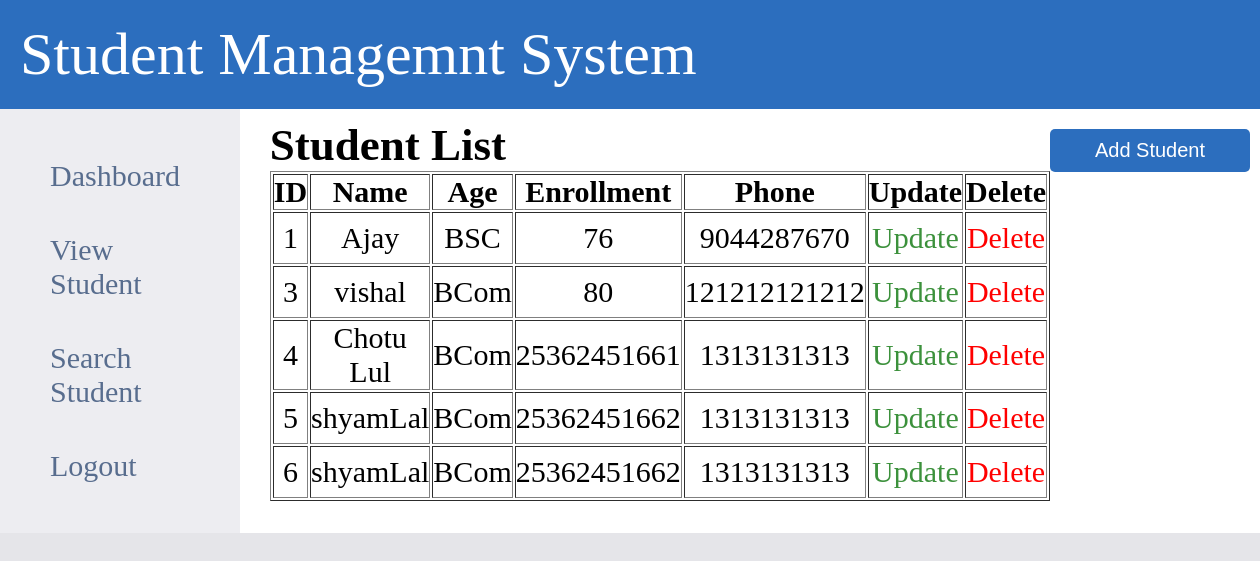
The app's page /view_student with its own data.
### tables this page shows
CREATE TABLE students(
id INTEGER PRIMARY KEY AUTOINCREMENT,
name TEXT,
course TEXT,
enrollmentNumber VARCHAR,
phone INTEGER
);

### app.py (the view)
@app.route("/view_student")
def view_student():
    conn = sqlite3.connect("student.db")
    cursor = conn.cursor()
    cursor.execute("SELECT * FROM students")
    data = cursor.fetchall()
    conn.close()
    return render_template("view_student.html", students=data)

### templates/view_student.html (shortened to what this page needs)
<!DOCTYPE html>
<html lang="en">
<head>
    <link rel="stylesheet" href="{{ url_for('static', filename='style.css') }}">
    <link rel="stylesheet" type="text/css"
        href="https://cdn.jsdelivr.net/npm/@phosphor-icons/web@2.1.1/src/regular/style.css" />
    <link rel="stylesheet" type="text/css"
        href="https://cdn.jsdelivr.net/npm/@phosphor-icons/web@2.1.1/src/fill/style.css" />
</head>
<body>
    <p class="heading">Student Managemnt System</p>
    <div class="container">
        <div class="nav">
            <div>
                <a href="/dashboard">Dashboard</a><br>
            </div>
            <div>
                <a href="/view_student">View Student</a><br>
            </div>
            <div>
                <a href="/search_student">Search Student</a><br>
            </div>
            <div>
                <a href="/">Logout</a><br>
            </div>
        </div>
        <div class="view_student">
            <div class="head">
                <div>
                    <h2>Student List</h2>
                    <table border="1">
                        <tr>
                            <th>ID</th>
                            <th>Name</th>
                            <th>Age</th>
                            <th>Enrollment</th>
                            <th>Phone</th>
                            <th>Update</th>
                            <th>Delete</th>
                        </tr>
                        {% for student in students %}
                        <tr>
                            <td>{{student[0]}}</td>
                            <td>{{student[1]}}</td>
                            <td>{{student[2]}}</td>
                            <td>{{student[3]}}</td>
                            <td>{{student[4]}}</td>
                            <td>
                                <a href="/update_student/{{ student[0] }}">Update</a>
                            </td>
                            <td>
                                <a id="delete-btn" href="/delete_student/{{ student[0] }}">Delete</a>
                            </td>
                        </tr>
                        {% endfor %}
                    </table>
                </div>
                <div>
                    <button class="login-btn"><a href="/add_student">Add Student</a></button>
                </div>
            </div>
        </div>
    </div>
</body>
</html>

### static/style.css (style rules this page uses)
* { margin: 0; padding: 0; }
body { background-color: #e5e5e9; }
.heading { background-color: #2c6ebe; color: white; padding: 20px; font-size: 60px; }
.container { display: flex; font-size: 30px; }
a { color: #586d8e; text-decoration: none; }
.nav { background-color: #ededf1; color: #586d8e; display: flex; flex-direction: column; justify-content: center; width: 40vh; padding: 50px; gap: 40px; }
.login-btn { margin-top: 10px; font-size: 20px; background-color: #2c6ebe; color: white; padding: 10px; border: none; text-align: center; cursor: pointer; width: 200px; border-radius: 5px; }
.view_student { background-color: white; display: flex; width: 100%; max-width: 100%; max-height: 100%; padding: 10px; padding-left: 30px; flex-direction: column; }
.head { display: flex; }
.login-btn a { color: white; }
td { width: 400px; height: 50px; text-align: center; }
td a { color: rgb(60, 145, 60); }
#delete-btn { color: red; }

### records on screen
students: id "1", name "Ajay", course "BSC", enrollmentNumber "76", phone "9044287670"
students: id "3", name "vishal", course "BCom", enrollmentNumber "80", phone "121212121212"
students: id "4", name "Chotu Lul", course "BCom", enrollmentNumber "25362451661", phone "1313131313"
students: id "5", name "shyamLal", course "BCom", enrollmentNumber "25362451662", phone "1313131313"
students: id "6", name "shyamLal", course "BCom", enrollmentNumber "25362451662", phone "1313131313"
